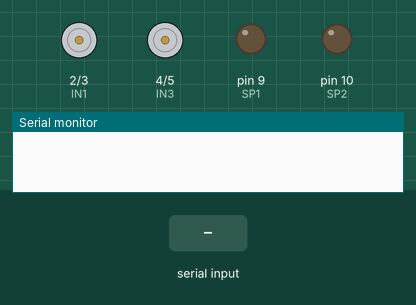
Simulated run of this sketch. Board: Arduino Uno, built with avr-gcc and run on an emulated ATmega328P. Shown: motor-driver pin pairs drawn as motors (green arrow = first pin HIGH = forward, orange = second pin HIGH = backward, longer = more drive), output pins drawn as LEDs (lit = HIGH), the last lines printed to the serial monitor. The test bench sets the inputs (shaded band).

Above: at 1.2 s.
1.3 s: "S" received over the second serial link
At 2.1 s:
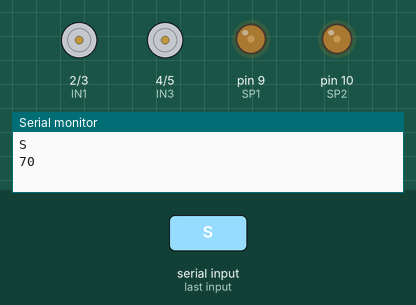
2.8 s: "F" received over the second serial link
At 3.2 s:
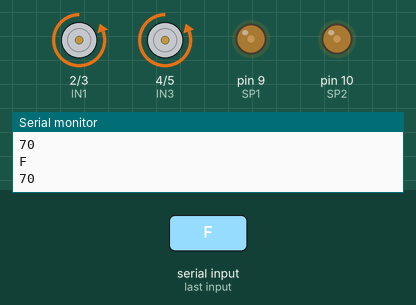
4.3 s: "B" received over the second serial link
At 5.5 s:
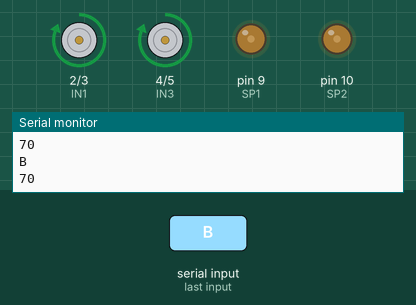
5.8 s: "L" received over the second serial link
At 6.7 s:
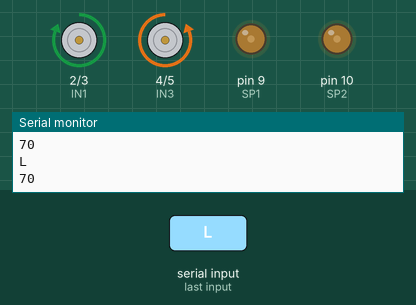
7.3 s: "R" received over the second serial link
At 7.9 s:
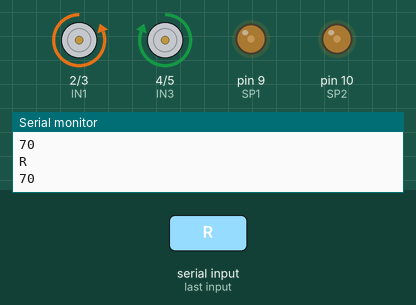
8.8 s: "I" received over the second serial link
At 10.2 s:
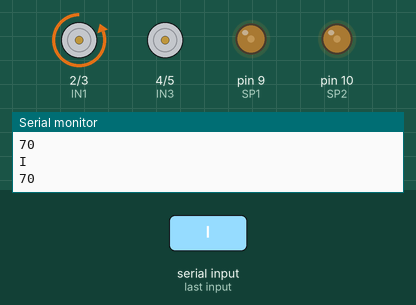
Timing chart, 0 to 11.3 s (numbered marks = the images above; inputs shaded):
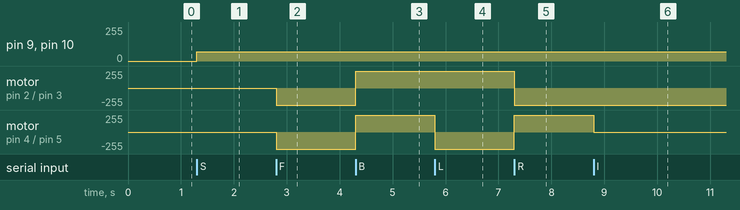

Measured:
- after the input at 1.3 s, pin 9 (SP1), pin 10 (SP2): 0/255 → 70/255 at once
- after the input at 2.8 s, motor on pin 2 (IN1) / pin 3 (IN2), motor on pin 4 (IN3) / pin 5 (IN4): stopped → backward 255/255 at once
- after the input at 4.3 s, motor on pin 2 (IN1) / pin 3 (IN2), motor on pin 4 (IN3) / pin 5 (IN4): backward 255/255 → forward 255/255 at once
- after the input at 5.8 s, motor on pin 4 (IN3) / pin 5 (IN4): forward 255/255 → backward 255/255 at once
- after the input at 7.3 s, motor on pin 2 (IN1) / pin 3 (IN2): forward 255/255 → backward 255/255 at once; motor on pin 4 (IN3) / pin 5 (IN4): backward 255/255 → forward 255/255 at once
- after the input at 8.8 s, motor on pin 4 (IN3) / pin 5 (IN4): forward 255/255 → stopped at once

The sketch:

CarRemote.ino
```cpp
/*
* Create: 2017-06-27 by CKD - Pham Duy Anh - phamduyanh@gmail.com
*
* Arduino UNO -> L298 module
* Pin 2       -> IN4
* Pin 3       -> IN3
* Pin 4       -> IN1
* Pin 5       -> IN2
* Pin 9  ~    -> ENA    PWM for speed control motor A
* Pin 10 ~    -> ENB    PWM for speed control motor B
*
* Use SoftwareSerial for communication to Bluetooth module
* Arduino UNO -> HC-05 Bluetooth module
* A4 (Tx)     -> Rx
* A5 (Rx)     -> Tx
* 5V          -> Vcc
* Gnd         -> Gnd
*/

#define IN1 2
#define IN2 3
#define IN3 4
#define IN4 5
#define SP1 9
#define SP2 10

#include <SoftwareSerial.h>
SoftwareSerial Bluetooth(A5, A4); // RX, TX

char cmd;
int sp = 70;

void setup()
{
  Serial.begin(115200);
  Bluetooth.begin(9600);
  pinMode(IN1, OUTPUT);
  pinMode(IN2, OUTPUT);
  pinMode(IN3, OUTPUT);
  pinMode(IN4, OUTPUT);
  pinMode(SP1, OUTPUT);
  pinMode(SP2, OUTPUT);
  motor(0, 0);
}

void loop()
{
  if (Bluetooth.available())
  {
    cmd = Bluetooth.read();
    switch (cmd)
    {
      default:
        motor(0, 0);
        break;
      case 'S':
        motor(0, 0);
        break;
      case 'F':
        motor(1, 1);
        break;
      case 'B':
        motor(-1, -1);
        break;
      case 'L':
        motor(-1, 1);
        break;
      case 'R':
        motor(1, -1);
        break;
      case 'I':
        motor(1, 0);
        break;
      case 'G':
        motor(0, 1);
        break;
      case 'H':
        motor(0, -1);
        break;
      case 'J':
        motor(-1, 0);
        break;
      case '1':
        sp = 1*20 + 50;
        break;
      case '2':
        sp = 2*20 + 50;
        break;
      case '3':
        sp = 3*20 + 50;
        break;
      case '4':
        sp = 4*20 + 50;
        break;
      case '5':
        sp = 5*20 + 50;
        break;
      case '6':
        sp = 6*20 + 50;
        break;
      case '7':
        sp = 7*20 + 50;
        break;
      case '8':
        sp = 8*20 + 50;
        break;
      case '9':
        sp = 9*20 + 50;
        break;
      case 'q':
        sp = 10*20 + 50;
        break;
    }
    Serial.println(cmd);
    Serial.println(sp);
    analogWrite(SP1, sp);
    analogWrite(SP2, sp);
  }
}

void motor(int motor1, int motor2)
{
  switch (motor1)
  {
    case 0:
      digitalWrite(IN1, LOW);
      digitalWrite(IN2, LOW);
      break;
    case 1:
      digitalWrite(IN1, LOW);
      digitalWrite(IN2, HIGH);
      break;
    case -1:
      digitalWrite(IN1, HIGH);
      digitalWrite(IN2, LOW);
      break;
    default:
      digitalWrite(IN1, LOW);
      digitalWrite(IN2, LOW);
      break;
  }
  switch (motor2)
  {
    case 0:
      digitalWrite(IN3, LOW);
      digitalWrite(IN4, LOW);
      break;
    case 1:
      digitalWrite(IN3, LOW);
      digitalWrite(IN4, HIGH);
      break;
    case -1:
      digitalWrite(IN3, HIGH);
      digitalWrite(IN4, LOW);
      break;
    default:
      digitalWrite(IN3, LOW);
      digitalWrite(IN4, LOW);
      break;
  }
}
```
